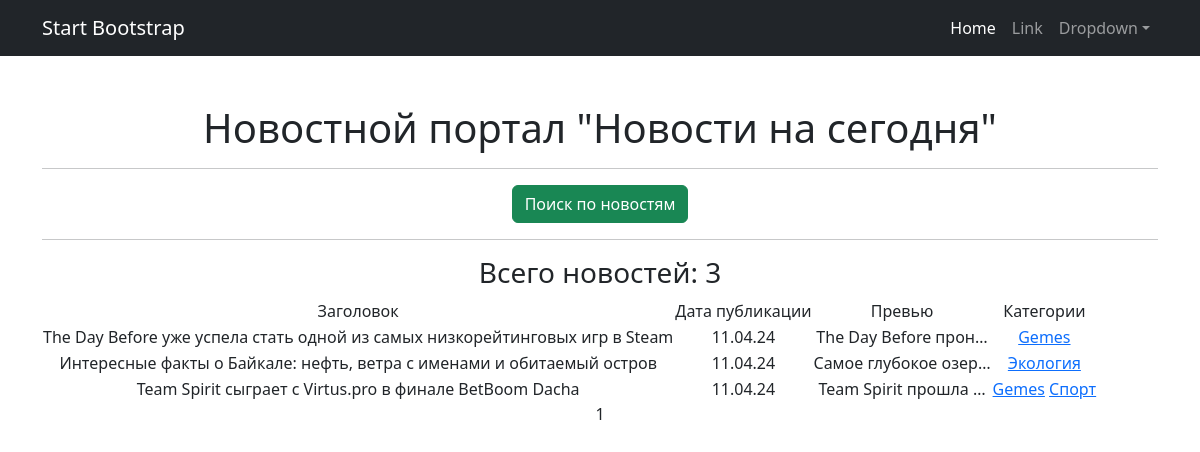
The app's page /news/ (signed in) with its own data.
### news/models.py (models this page shows, shortened)
class Post(models.Model):
    articles = "AR"
    news = "NW"
    POST_TYPES = [
        (news, "Новость"),
        (articles, "Статья"),
    ]
    author = models.ForeignKey(Author, on_delete=models.CASCADE)
    post_type = models.CharField(max_length=2, choices=POST_TYPES,default=news)
    date_post = models.DateTimeField(auto_now_add=True)
    category = models.ManyToManyField(Category, through="PostCategory")
    title = models.CharField(max_length=255)
    text = models.TextField()
    rating = models.IntegerField(default=0)
    post_likes = models.ManyToManyField(User, blank=True, related_name="post_likes")
    post_dislikes = models.ManyToManyField(User, blank=True, related_name="post_dislikes")

class Category(models.Model):
    name = models.CharField(unique = True,max_length = 50)
    subscribers = models.ManyToManyField(User, blank=True, null=True, related_name='categories')
    def __str__(self):
        return f'{self.name}'

### news/views.py (the view)
# urls.py: path('', PostList.as_view(), name='post_list'),
class PostList(LoginRequiredMixin,ListView):
    model = Post
    ordering = ('date_post')
    template_name = 'news.html'
    context_object_name = 'news'
    paginate_by = 10
    def get_queryset(self):
        queryset = super().get_queryset()
        self.filterset = PostFilter(self.request.GET, queryset)
        return self.filterset.qs
    def get_context_data(self, **kwargs):
        context = super().get_context_data(**kwargs)
        context['filter'] = PostFilter(self.request.GET, queryset=self.get_queryset())
        context['is_not_author'] = not self.request.user.groups.filter(name='authors').exists()
        return context

### news/templatetags/custom_filters.py (called while the page is built)
@register.filter()
def censor(value):
    prohibited_words = ('стать', 'озеро', 'прошла', 'факты', 'финал')
    splited_value = value.split()
    for word in splited_value:
        parsed_word = morph.parse(word)[0].normal_form
        if parsed_word in prohibited_words:
            value = value.replace(word, '*' * len(word))
    return value

### templates/news.html (shortened to what this page needs)
{% extends 'flatpages/default.html' %}
{% load custom_filters %}
{% block content %}
<h1>Новостной портал "Новости на сегодня"</h1>
<hr>
<a href="/news/search" class="btn btn-success btn-fill" target="_blank">Поиск по новостям</a>
<hr>
<h3> Всего новостей: {{ page_obj.paginator.count }} </h3>
{% if news %}
<table>
    <tr>
        <td>Заголовок</td>
        <td>Дата публикации</td>
        <td>Превью</td>
        <td>Категории</td>
    </tr>
    {% for post in news %}
    <tr>
        <td> {{ post.title|censor}} </td>
        <td> {{ post.date_post|date:'d.m.y' }} </td>
        <td> {{ post.text|censor|truncatechars:20 }} </td>
        <td>
            {% for category in post.category.all %}
                <a href="{% url 'category_list' category.id %}">{{ category }}</a>
            {% endfor %}
        </td>
    </tr>
    {% endfor %}
</table>
{% else %}
<h2>Пока никаких новостей нет, но скоро здесь будет интересно!</h2>
{% endif %}
{{ page_obj.number }}
{% endblock content %}

### templates/flatpages/default.html (shortened to what this page needs)
<!DOCTYPE html>
<html lang="en">
    <head>
        {% load static %}
        <link href="{% static 'css/styles.css' %}" rel="stylesheet" />
    </head>
    <body>
        <nav class="navbar navbar-expand-lg navbar-dark bg-dark">
            <div class="container">
                <a class="navbar-brand" href="#">Start Bootstrap</a>
                <div class="collapse navbar-collapse" id="navbarSupportedContent">
                    <ul class="navbar-nav ms-auto mb-2 mb-lg-0">
                        <li class="nav-item"><a class="nav-link active" aria-current="page" href="#">Home</a></li>
                        <li class="nav-item"><a class="nav-link" href="#">Link</a></li>
                        <li class="nav-item dropdown">
                            <a class="nav-link dropdown-toggle" id="navbarDropdown" href="#" role="button" data-bs-toggle="dropdown" aria-expanded="false">Dropdown</a>
                        </li>
                    </ul>
                </div>
            </div>
        </nav>
        <div class="container">
            <div class="text-center mt-5">
                {% block content %}
                {% endblock content %}
            </div>
        </div>
    </body>
</html>

### records on screen
Post: title|censor "The Day Before уже успела стать одной из самых низкорейтинговых игр в Steam", date_post "11.04.24", text|censor "The Day Before прон…"
Category: name "Gemes"
Post: title|censor "Интересные факты о Байкале: нефть, ветра с именами и обитаемый остров", date_post "11.04.24", text|censor "Самое глубокое озер…"
Category: name "Экология"
Post: title|censor "Team Spirit сыграет с Virtus.pro в финале BetBoom Dacha", date_post "11.04.24", text|censor "Team Spirit прошла …"
Category: name "Спорт"

### other values on screen
{{ page_obj.paginator.count }} "3"
{{ page_obj.number }} "1"
